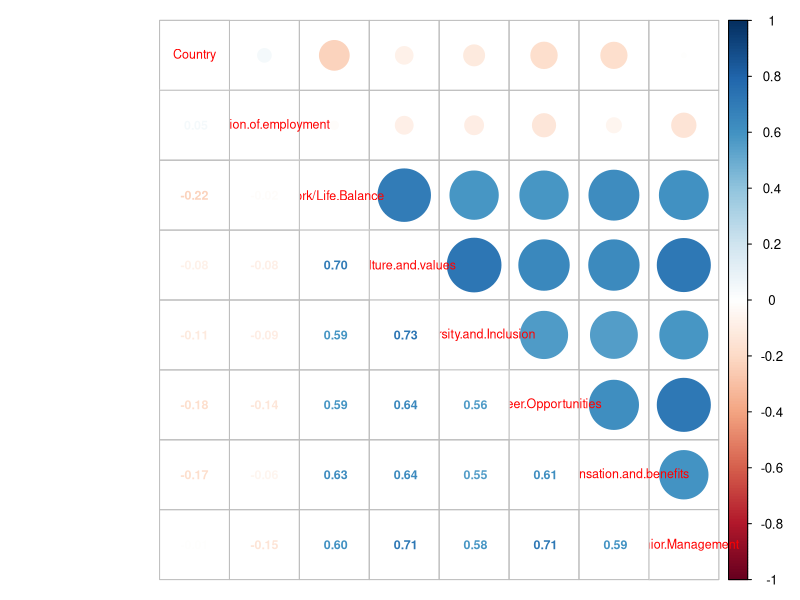
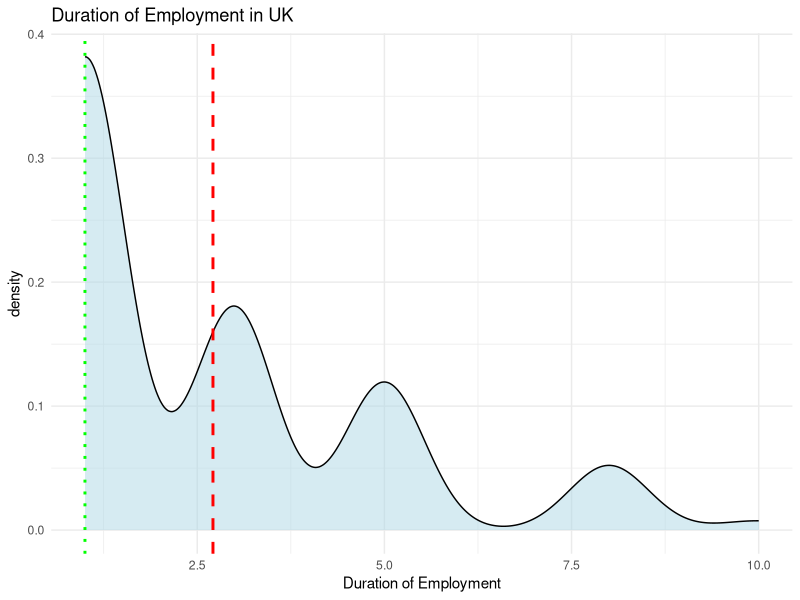
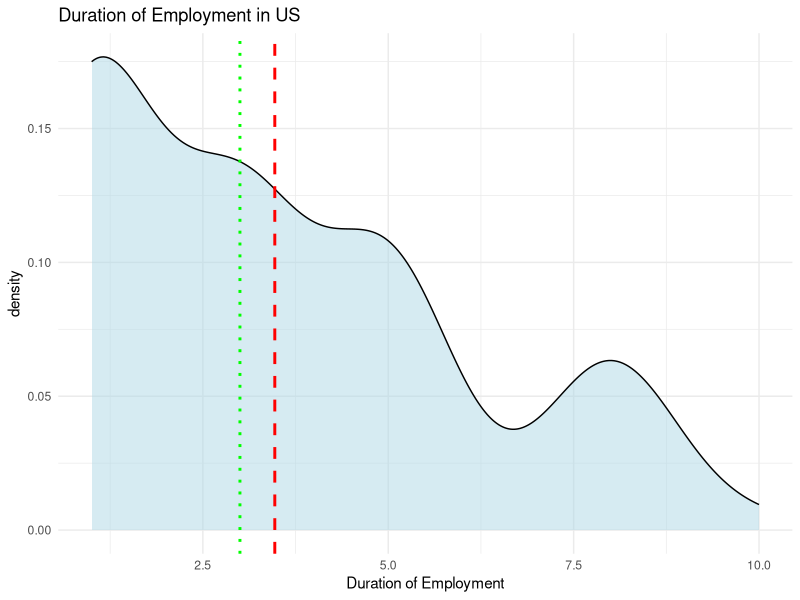
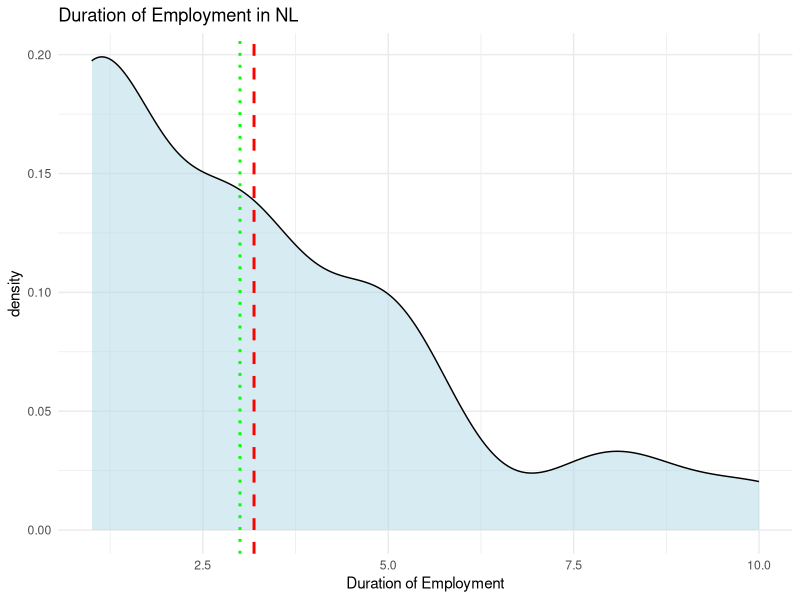
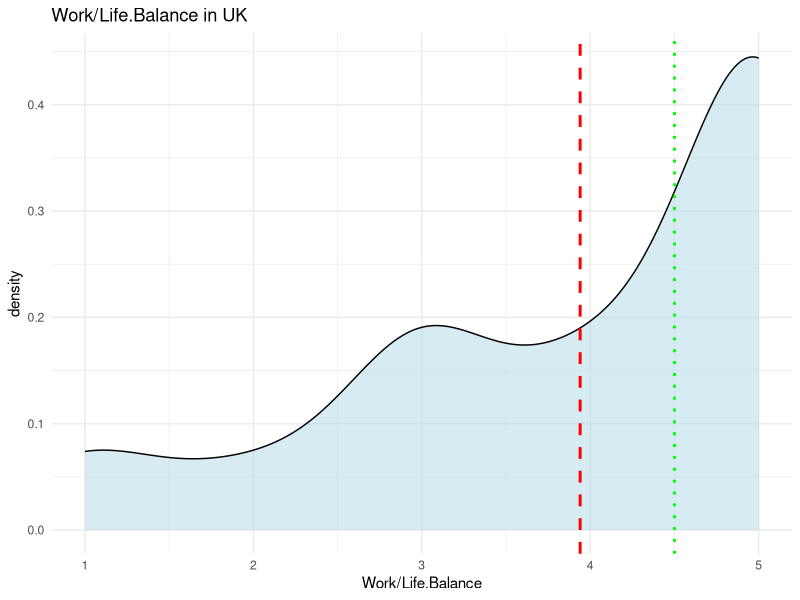
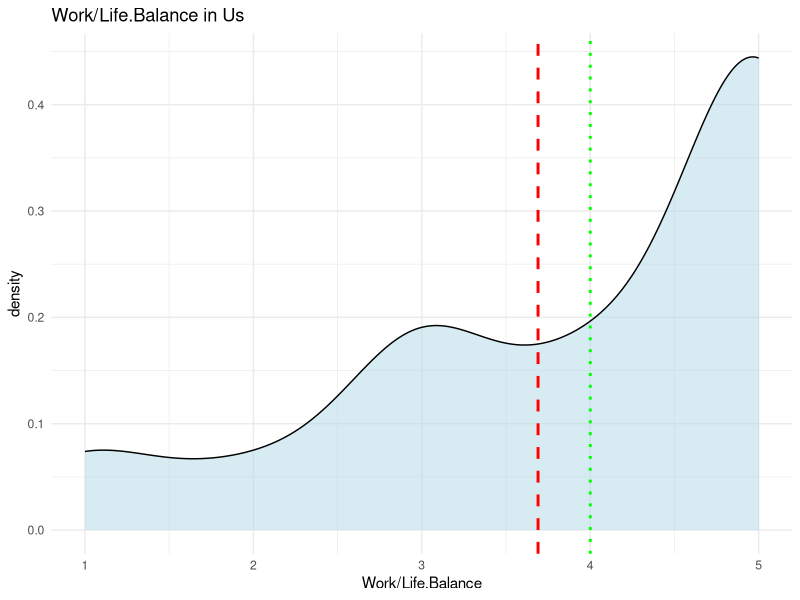
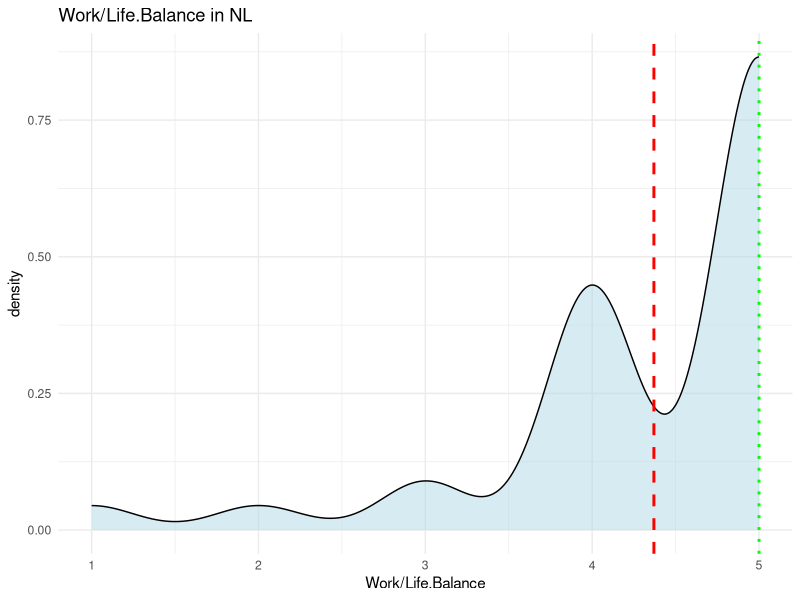
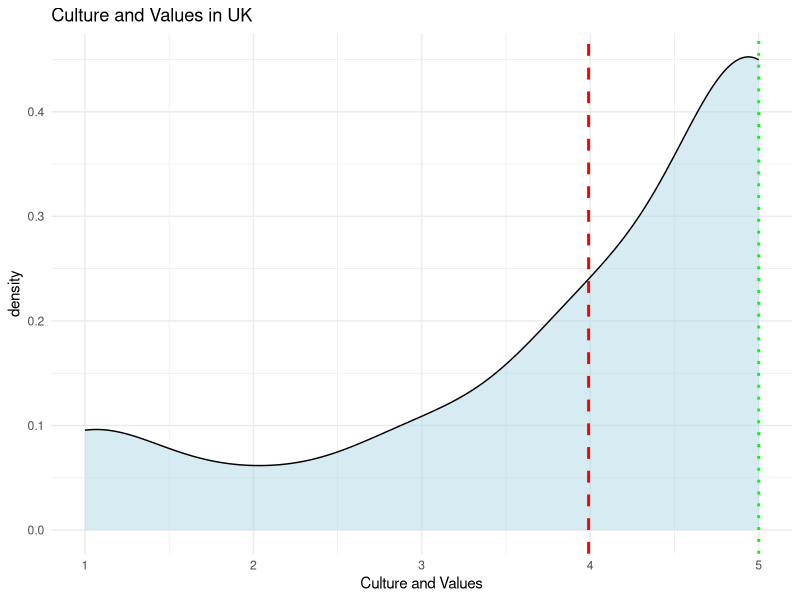

R code for these plots, in order: (Note: this script raises an error after producing the figures.)
library(openxlsx)
library(ggplot2)
library(corrplot)
database <-  read.xlsx("Data 1.xlsx", sheet = 1) 
str(database)
database$Country <- as.factor(database$Country)
num_data <- database
num_data$Country <- as.integer(database$Country)
num_data$Numn. <- NULL
corr.matrix <- cor(num_data)
corrplot.mixed(corr.matrix, tl.cex=0.75, number.cex=0.75)
UK <- subset(database, Country  == "UK")
Us <- subset(database, Country  == "US")
NL <- subset(database, Country  == "NL")
mean_value <- mean(UK$Duration.of.employment, na.rm = TRUE)
median_value <- median(UK$Duration.of.employment, na.rm = TRUE)
ggplot(UK, aes(x = Duration.of.employment)) +
  geom_density(fill = "lightblue", alpha = 0.5)  + 
  geom_vline(xintercept = mean_value, linetype = "dashed", color = "red", size = 1) +  # Mean line
  geom_vline(xintercept = median_value, linetype = "dotted", color = "green", size = 1) +  # Median line
  labs(title = "Duration of Employment in UK",x = "Duration of Employment") +
  theme_minimal()
mean_value <- mean(Us$Duration.of.employment, na.rm = TRUE)
median_value <- median(Us$Duration.of.employment, na.rm = TRUE)
ggplot(Us, aes(x = Duration.of.employment)) +
  geom_density(fill = "lightblue", alpha = 0.5)  + 
  geom_vline(xintercept = mean_value, linetype = "dashed", color = "red", size = 1) +  # Mean line
  geom_vline(xintercept = median_value, linetype = "dotted", color = "green", size = 1) +  # Median line
  labs(title = "Duration of Employment in US",x = "Duration of Employment") +
  theme_minimal()
mean_value <- mean(NL$Duration.of.employment, na.rm = TRUE)
median_value <- median(NL$Duration.of.employment, na.rm = TRUE)
ggplot(NL, aes(x = Duration.of.employment)) +
  geom_density(fill = "lightblue", alpha = 0.5)  + 
  geom_vline(xintercept = mean_value, linetype = "dashed", color = "red", size = 1) +  # Mean line
  geom_vline(xintercept = median_value, linetype = "dotted", color = "green", size = 1) +  # Median line
  labs(title = "Duration of Employment in NL",x = "Duration of Employment") +
  theme_minimal()
mean_value <- mean(UK$`Work/Life.Balance`, na.rm = TRUE)
median_value <- median(UK$`Work/Life.Balance`, na.rm = TRUE)
ggplot(UK, aes(x = `Work/Life.Balance`)) +
  geom_density(fill = "lightblue", alpha = 0.5)  + 
  geom_vline(xintercept = mean_value, linetype = "dashed", color = "red", size = 1) +  # Mean line
  geom_vline(xintercept = median_value, linetype = "dotted", color = "green", size = 1) +  # Median line
  labs(title = "Work/Life.Balance in UK",x = "Work/Life.Balance") +
  theme_minimal()
mean_value <- mean(Us$`Work/Life.Balance`, na.rm = TRUE)
median_value <- median(Us$`Work/Life.Balance`, na.rm = TRUE)
ggplot(UK, aes(x = `Work/Life.Balance`)) +
  geom_density(fill = "lightblue", alpha = 0.5)  + 
  geom_vline(xintercept = mean_value, linetype = "dashed", color = "red", size = 1) +  # Mean line
  geom_vline(xintercept = median_value, linetype = "dotted", color = "green", size = 1) +  # Median line
  labs(title = "Work/Life.Balance in Us",x = "Work/Life.Balance") +
  theme_minimal()
mean_value <- mean(NL$`Work/Life.Balance`, na.rm = TRUE)
median_value <- median(NL$`Work/Life.Balance`, na.rm = TRUE)
ggplot(NL, aes(x = `Work/Life.Balance`)) +
  geom_density(fill = "lightblue", alpha = 0.5)  + 
  geom_vline(xintercept = mean_value, linetype = "dashed", color = "red", size = 1) +  # Mean line
  geom_vline(xintercept = median_value, linetype = "dotted", color = "green", size = 1) +  # Median line
  labs(title = "Work/Life.Balance in NL",x = "Work/Life.Balance") +
  theme_minimal()
mean_value <- mean(UK$Culture.and.values, na.rm = TRUE)
median_value <- median(UK$Culture.and.values, na.rm = TRUE)
ggplot(UK, aes(x = Culture.and.values)) +
  geom_density(fill = "lightblue", alpha = 0.5)  + 
  geom_vline(xintercept = mean_value, linetype = "dashed", color = "red", size = 1) +  # Mean line
  geom_vline(xintercept = median_value, linetype = "dotted", color = "green", size = 1) +  # Median line
  labs(title = "Culture and Values in UK",x = "Culture and Values") +
  theme_minimal()
mean_value <- mean(US$Culture.and.values, na.rm = TRUE)
median_value <- median(US$Culture.and.values, na.rm = TRUE)
ggplot(US, aes(x = Culture.and.values)) +
  geom_density(fill = "lightblue", alpha = 0.5)  + 
  geom_vline(xintercept = mean_value, linetype = "dashed", color = "red", size = 1) +  # Mean line
  geom_vline(xintercept = median_value, linetype = "dotted", color = "green", size = 1) +  # Median line
  labs(title = "Culture and Values in US",x = "Culture and Values") +
  theme_minimal()
mean_value <- mean(NL$Culture.and.values, na.rm = TRUE)
median_value <- median(NL$Culture.and.values, na.rm = TRUE)
ggplot(NL, aes(x = Culture.and.values)) +
  geom_density(fill = "lightblue", alpha = 0.5)  + 
  geom_vline(xintercept = mean_value, linetype = "dashed", color = "red", size = 1) +  # Mean line
  geom_vline(xintercept = median_value, linetype = "dotted", color = "green", size = 1) +  # Median line
  labs(title = "Culture and Values in NL",x = "Culture and Values") +
  theme_minimal()
mean_value <- mean(UK$Diversity.and.Inclusion, na.rm = TRUE)
median_value <- median(UK$Diversity.and.Inclusion, na.rm = TRUE)
ggplot(UK, aes(x = Diversity.and.Inclusion)) +
  geom_density(fill = "lightblue", alpha = 0.5)  + 
  geom_vline(xintercept = mean_value, linetype = "dashed", color = "red", size = 1) +  # Mean line
  geom_vline(xintercept = median_value, linetype = "dotted", color = "green", size = 1) +  # Median line
  labs(title = "Diversity and Inclusion UK",x = "Diversity and Inclusion") +
  theme_minimal()
mean_value <- mean(Us$Diversity.and.Inclusion, na.rm = TRUE)
median_value <- median(Us$Diversity.and.Inclusion, na.rm = TRUE)
ggplot(Us, aes(x = Diversity.and.Inclusion)) +
  geom_density(fill = "lightblue", alpha = 0.5)  + 
  geom_vline(xintercept = mean_value, linetype = "dashed", color = "red", size = 1) +  # Mean line
  geom_vline(xintercept = median_value, linetype = "dotted", color = "green", size = 1) +  # Median line
  labs(title = "Diversity and Inclusion US",x = "Diversity and Inclusion") +
  theme_minimal()
mean_value <- mean(NL$Diversity.and.Inclusion, na.rm = TRUE)
median_value <- median(NL$Diversity.and.Inclusion, na.rm = TRUE)
ggplot(NL, aes(x = Diversity.and.Inclusion)) +
  geom_density(fill = "lightblue", alpha = 0.5)  + 
  geom_vline(xintercept = mean_value, linetype = "dashed", color = "red", size = 1) +  # Mean line
  geom_vline(xintercept = median_value, linetype = "dotted", color = "green", size = 1) +  # Median line
  labs(title = "Diversity and Inclusion NL",x = "Diversity and Inclusion") +
  theme_minimal()
mean_value <- mean(UK$Career.Opportunities, na.rm = TRUE)
median_value <- median(UK$Career.Opportunities, na.rm = TRUE)
ggplot(UK, aes(x = Career.Opportunities)) +
  geom_density(fill = "lightblue", alpha = 0.5)  + 
  geom_vline(xintercept = mean_value, linetype = "dashed", color = "red", size = 1) +  # Mean line
  geom_vline(xintercept = median_value, linetype = "dotted", color = "green", size = 1) +  # Median line
  labs(title = "Career Opportunities in  UK",x = "Career Opportunities") +
  theme_minimal()
mean_value <- mean(Us$Career.Opportunities, na.rm = TRUE)
median_value <- median(Us$Career.Opportunities, na.rm = TRUE)
ggplot(Us, aes(x = Career.Opportunities)) +
  geom_density(fill = "lightblue", alpha = 0.5)  + 
  geom_vline(xintercept = mean_value, linetype = "dashed", color = "red", size = 1) +  # Mean line
  geom_vline(xintercept = median_value, linetype = "dotted", color = "green", size = 1) +  # Median line
  labs(title = "Career Opportunities in  US",x = "Career Opportunities") +
  theme_minimal()
mean_value <- mean(NL$Career.Opportunities, na.rm = TRUE)
median_value <- median(NL$Career.Opportunities, na.rm = TRUE)
ggplot(NL, aes(x = Career.Opportunities)) +
  geom_density(fill = "lightblue", alpha = 0.5)  + 
  geom_vline(xintercept = mean_value, linetype = "dashed", color = "red", size = 1) +  # Mean line
  geom_vline(xintercept = median_value, linetype = "dotted", color = "green", size = 1) +  # Median line
  labs(title = "Career Opportunities in  NL",x = "Career Opportunities") +
  theme_minimal()